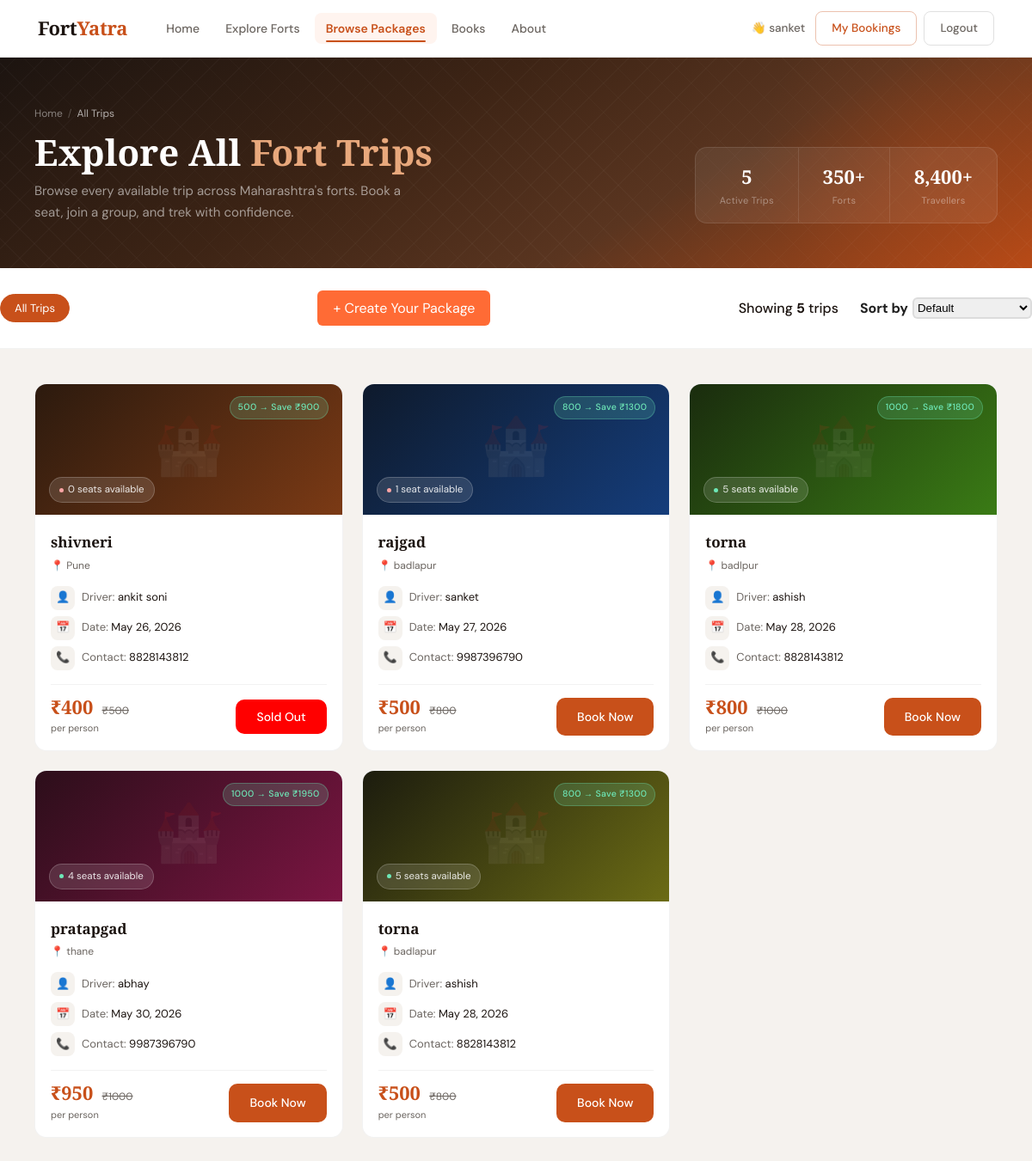
Page /best-packages/ (signed in) on the committed database.
### users/models.py (models this page shows)
class package(models.Model):
    fort_name = models.CharField(max_length=100)
    driver_name = models.CharField(max_length=100)
    contact = models.CharField(max_length=10)
    pickup_place = models.CharField(max_length=150)
    pickup_date = models.DateField()
    seats = models.IntegerField()
    price = models.IntegerField()
    offer_price = models.IntegerField()
    created_by_user = models.BooleanField(default=False)
    def seats_left(self):
     return self.seats

### fortYatra/views.py (the view)
# urls.py: path('best-packages/', views.best_packages),
def best_packages(request):
    packagesData = package.objects.all()   # () important
    data = {
        'packagesData': packagesData
    }
    return render(request, 'package.html', data)

### templates/package.html (shortened to what this page needs)
<!DOCTYPE html>
<html lang="en">
<head>
{% load static %}
<link rel="stylesheet" href="../static/css/packages.css">
<link rel="stylesheet" href="{% static 'css/nav.css' %}">
</head>
<body>
   {% include "navBar.html" %}
  <section class="page-banner">
    <div class="container">
      <div class="banner-inner">
        <div>
          <div class="banner-crumb">
            <a href="/">Home</a>
            <span>/</span>
            <span style="color:rgba(255,255,255,0.65)">All Trips</span>
          </div>
          <h1 class="banner-title">Explore All <em>Fort Trips</em></h1>
          <p class="banner-subtitle">
            Browse every available trip across Maharashtra's forts.
            Book a seat, join a group, and trek with confidence.
          </p>
        </div>
        <div class="banner-stats">
          <div class="b-stat">
            <div class="b-stat-num">{{ packagesData|length }}</div>
            <div class="b-stat-label">Active Trips</div>
          </div>
          <div class="b-stat">
            <div class="b-stat-num">350+</div>
            <div class="b-stat-label">Forts</div>
          </div>
          <div class="b-stat">
            <div class="b-stat-num">8,400+</div>
            <div class="b-stat-label">Travellers</div>
          </div>
        </div>
      </div>
    </div>
  </section>
  <div class="filter-bar">
    <div class="container">
      <div class="filter-chips" id="filterChips">
        <button class="chip active" data-filter="all">All Trips</button>
      </div>
      <div style="text-align:right;margin:20px;">
        <a href="{% url 'create_package' %}"
          style="background:#ff6b35;color:white;padding:10px 18px;border-radius:6px;text-decoration:none;">
          + Create Your Package
         </a>
      </div>
      <div class="filter-right">
        <span class="result-count">
          Showing <strong id="visibleCount">{{ packagesData|length }}</strong> trips
        </span>
        <span class="sort-label">Sort by</span>
        <select class="sort-select" id="sortSelect">
          <option value="default">Default</option>
        </select>
      </div>
    </div>
  </div>
  <section class="trips-section">
    <div class="container">
      <div class="trips-grid" id="tripsGrid">
        {% for p in packagesData %}
        <div class="trip-card"
             data-fort="{{ p.fort_name }}"
             data-price="{{ p.offer_price }}"
             data-date="{{ p.pickup_date }}"
             data-index="{{ forloop.counter }}">
          {% if p.created_by_user %}
           <span style="position:absolute;
            top:10px;
            left:10px;
            background:#28a745;
            color:white;
            padding:5px 10px;
            border-radius:5px;
            font-size:12px;">
           </span>
         {% endif %}
          <div class="card-banner banner-{{ forloop.counter|divisibleby:1|yesno:'1,1' }}"
               id="banner-{{ forloop.counter }}">
            <span class="card-fort-bg">🏰</span>
            {% if p.offer_price < p.price %}
            <span class="discount-badge">
              {{ p.price|add:"-0"|floatformat:0 }} → Save ₹{{ p.price|add:p.offer_price|floatformat:0 }}
            </span>
            {% endif %}
            <span class="seats-badge">
           <span class="seats-dot {% if p.seats_left <= 3 %}low{% endif %}"></span>
           {{ p.seats_left }} seat{{ p.seats_left|pluralize }} available
           </span>
          </div>
          <div class="card-body">
            <div class="card-fort-name">{{ p.fort_name }}</div>
            <div class="card-pickup-place">📍 {{ p.pickup_place }}</div>
            <div class="card-info">
              <div class="info-row">
                <span class="info-icon">👤</span>
                <span>Driver: <span class="info-val">{{ p.driver_name }}</span></span>
              </div>
              <div class="info-row">
                <span class="info-icon">📅</span>
                <span>Date: <span class="info-val">{{ p.pickup_date }}</span></span>
              </div>
              <div class="info-row">
                <span class="info-icon">📞</span>
                <span>Contact: <span class="info-val">{{ p.contact }}</span></span>
              </div>
            </div>
            <div class="card-divider"></div>
            <div class="card-footer">
              <div class="price-block">
                <span class="price-offer">₹{{ p.offer_price }}</span>
                {% if p.offer_price < p.price %}
                <span class="price-original">₹{{ p.price }}</span>
                {% endif %}
                <div class="price-per">per person</div>
              </div>
            {% if p.seats > 0 %}
              <a href="{% url 'booking' p.id %}" class="book-btn">Book Now</a>
            {% else %}
              <button class="book-btn" style="background:red;">Sold Out</button>
            {% endif %}
            </div>
          </div>
        </div>
        {% empty %}
        <div class="empty-state">
          <div class="empty-icon">🏔️</div>
          <h3>No trips available yet</h3>
          <p>Check back soon — new fort trips are added regularly.</p>
        </div>
        {% endfor %}
      </div>
    </div>
  </section>
</body>
</html>

### templates/navBar.html (shortened to what this page needs)
{% load static %}
<nav class="navbar" id="navbar">
  <div class="nav-container">
    <a href="/home/" class="logo">Fort<span>Yatra</span></a>
    <ul class="nav-links" id="navLinks">
      <li><a href="/home/">Home</a></li>
      <li><a href="/fort-us/">Explore Forts</a></li>
      <li><a href="/best-packages/">Browse Packages</a></li>
      <li><a href="/books/">Books</a></li>
      <li><a href="/about/">About</a></li>
    </ul>
    <div class="nav-actions">
      {% if request.session.user_name %}
        <span class="welcome-text">👋 {{ request.session.user_name }}</span>
        <a href="/my-booking/" class="btn-outline">My Bookings</a>
        <a href="/logout/" class="btn-ghost">Logout</a>
      {% else %}
        <a href="{% url 'login' %}" class="btn-ghost">Login</a>
        <a href="/register/" class="btn-primary">Register</a>
      {% endif %}
    </div>
  </div>
</nav>

### static/css/nav.css (style rules this page uses)
:root { --saffron: #C8501A; --saffron-hover: #b04416; --saffron-light: #FFF4EF; --dark: #1C1410; --white: #FFFFFF; --stone: #6B6560; --stone-light: #F5F2EE; --nav-height: 66px; --font-display: 'Playfair Display', Georgia, serif; --font-body: 'DM Sans', system-ui, sans-serif; --transition: 0.22s ease; }
.navbar { position: sticky; top: 0; z-index: 1000; width: 100%; background: var(--white); border-bottom: 1px solid rgba(0,0,0,0.07); transition: box-shadow var(--transition), padding var(--transition); font-family: var(--font-body); }
.nav-container { max-width: 1160px; margin: 0 auto; padding: 0 24px; height: var(--nav-height); display: flex; align-items: center; gap: 32px; }
.logo { font-family: var(--font-display); font-size: 22px; font-weight: 900; color: var(--dark); text-decoration: none; letter-spacing: -0.3px; flex-shrink: 0; transition: opacity var(--transition); }
.logo span { color: var(--saffron); }
.nav-links { list-style: none; display: flex; align-items: center; gap: 4px; margin: 0; padding: 0; flex: 1; }
.nav-links a { display: block; padding: 7px 13px; font-size: 14px; font-weight: 500; color: var(--stone); text-decoration: none; border-radius: 8px; position: relative; transition: color var(--transition), background var(--transition); }
.nav-links a.active { color: var(--saffron); background: var(--saffron-light); font-weight: 600; }
.nav-links a.active::after { content: ''; position: absolute; bottom: 2px; left: 13px; right: 13px; height: 2px; border-radius: 2px; background: var(--saffron); }
.nav-actions { display: flex; align-items: center; gap: 8px; flex-shrink: 0; }
.welcome-text { font-size: 13.5px; font-weight: 500; color: var(--stone); white-space: nowrap; margin-right: 4px; }
.btn-ghost, .btn-outline, .btn-primary { display: inline-block; padding: 8px 18px; border-radius: 8px; font-size: 13.5px; font-weight: 500; font-family: var(--font-body); text-decoration: none; cursor: pointer; border: none; transition: background var(--transition), color var(--transition), border-color var(--transition), transform var(--transition), box-shadow var(--transition); white-space: nowrap; }
.btn-ghost { background: transparent; color: var(--stone); border: 1.5px solid rgba(0,0,0,0.12); }
.btn-outline { background: transparent; color: var(--saffron); border: 1.5px solid rgba(200,80,26,0.35); }

### rows in the picture
package: session.user_name "sanket", price|add "800", price|add "1300", seats_left "1", fort_name "rajgad", pickup_place "badlapur", driver_name "sanket", pickup_date "May 27, 2026", contact "9987396790", offer_price "500", price "800", shows "Book Now"
package: price|add "500", price|add "900", seats_left "0", fort_name "shivneri", pickup_place "Pune", driver_name "ankit soni", pickup_date "May 26, 2026", contact "8828143812", offer_price "400", price "500", shows "Sold Out"
package: price|add "1000", price|add "1800", seats_left "5", fort_name "torna", pickup_place "badlpur", driver_name "ashish", pickup_date "May 28, 2026", contact "8828143812", offer_price "800", price "1000", shows "Book Now"
package: price|add "1000", price|add "1950", seats_left "4", fort_name "pratapgad", pickup_place "thane", driver_name "abhay", pickup_date "May 30, 2026", contact "9987396790", offer_price "950", price "1000", shows "Book Now"
package: price|add "800", price|add "1300", seats_left "5", fort_name "torna", pickup_place "badlapur", driver_name "ashish", pickup_date "May 28, 2026", contact "8828143812", offer_price "500", price "800", shows "Book Now"

### other values in the picture
{{ packagesData|length }} "5"
